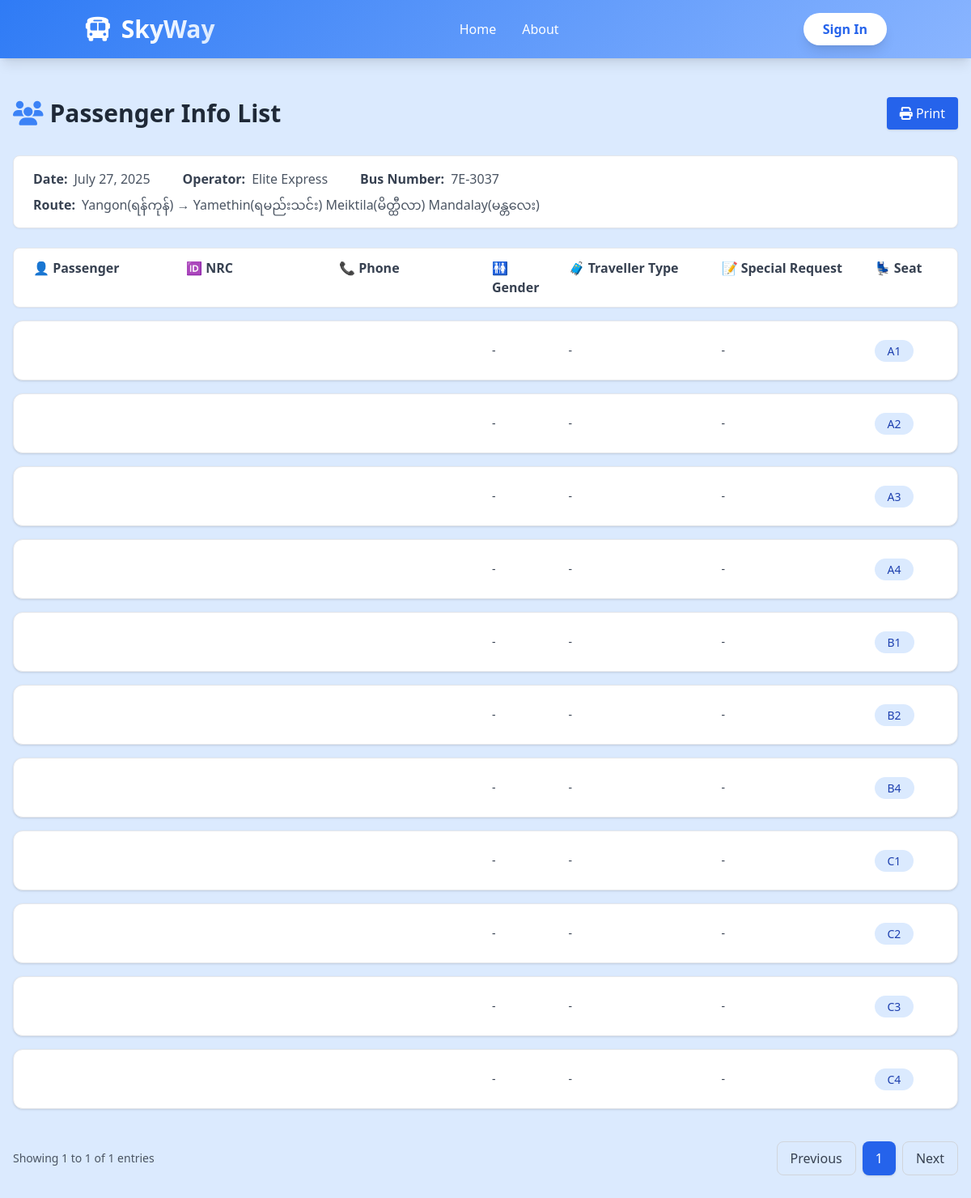
The page /passenger/137/ on the database as committed earlier.
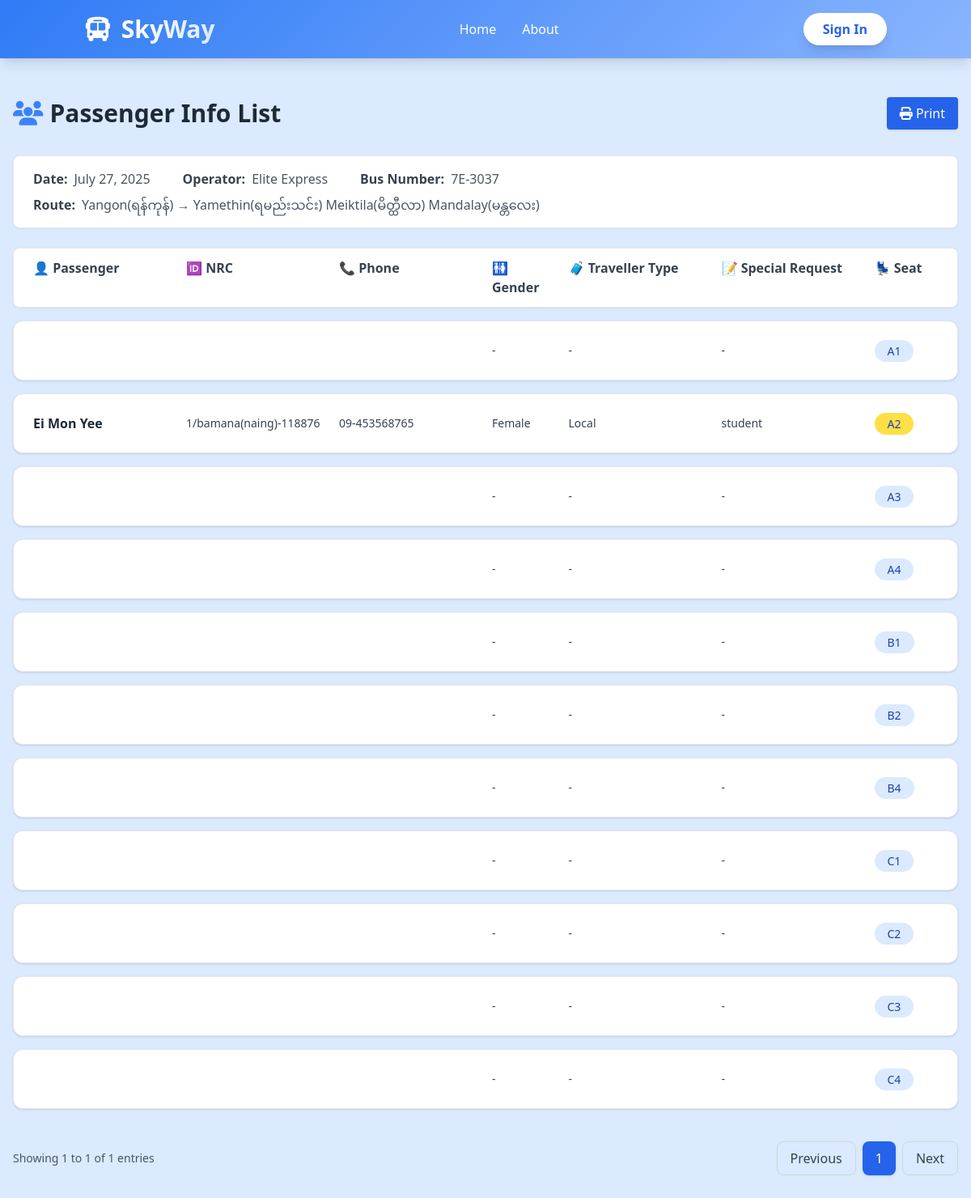
The same page on the database as committed later.
### busapp/models.py (models this page shows, shortened)
class SeatBook(models.Model):
    route = models.ForeignKey(BusRoute, on_delete=models.CASCADE,blank=True, null=True)
    bus_number = models.ForeignKey(Bus, on_delete=models.CASCADE,blank=True, null=True)
    is_available = models.BooleanField(default=True)
    seat_number = models.ForeignKey(Seat, on_delete=models.CASCADE,blank=True, null=True)
    seat_status= models.PositiveIntegerField(default=1)
    name = models.CharField(max_length=100,blank=True, null=True)
    nrc = models.CharField(max_length=50,blank=True, null=True)
    phone = models.CharField(max_length=20,blank=True, null=True)
    amount = models.IntegerField(default=0)
    booked_date = models.DateField(auto_now_add=True, blank=True, null=True)
    gender = models.CharField(max_length=10, blank=True, null=True)
    traveller_type = models.CharField(max_length=20, blank=True, null=True)
    special_request = models.TextField(blank=True, null=True)

class Seat(models.Model):
    bus = models.ForeignKey(Bus, on_delete=models.CASCADE)
    seat_number = models.CharField(max_length=5)
    is_available = models.BooleanField(default=True)
    def __str__(self):
        return f"{self.seat_number}"

### busapp/views.py (the view)
# urls.py: path('passenger/<int:pk>/', passengerinfo, name='passsengerinfo'),
def passengerinfo(request, pk):
    getroute = BusRoute.objects.get(id=int(pk))
    sbook = SeatBook.objects.filter(route=getroute)
    context = {'sbook': sbook, 'getroute': getroute}
    return render(request, 'passengerlist.html', context)

### busapp/models.py (called while the page is built)
    def __str__(self):
        return self.Bus_name

    def __str__(self):
        return self.bus_number

### templates/passengerlist.html (shortened to what the changed rows need)
<!DOCTYPE html>
<html lang="en">
<head>
  <script src="https://cdn.tailwindcss.com"></script>
  <link rel="stylesheet" href="https://cdnjs.cloudflare.com/ajax/libs/font-awesome/6.4.0/css/all.min.css" />
</head>
<body class="bg-blue-100 min-h-screen font-sans">
    <header class="gradient-bg text-white shadow-lg sticky top-0 z-50">
        <div class="container mx-auto px-4 py-4">
            <div class="flex justify-between items-center">
                <div class="flex items-center space-x-3 animate__animated animate__fadeInLeft">
                    <h1 class="text-3xl font-bold bg-clip-text text-transparent bg-gradient-to-r from-white to-blue-100">
                    </h1>
                </div>
                </div>
            </div>
    </header>
  <div class="max-w-7xl mx-auto px-4 py-12">
    <div class="flex flex-col md:flex-row justify-between items-start md:items-center mb-8 gap-4">
      <h2 class="text-3xl font-bold text-gray-800 flex items-center gap-2">
        <i class="fas fa-users text-blue-500"></i> Passenger Info List
      </h2>
    </div>
<div class="space-y-4 fade-in">
  {% for i in sbook %}
  <div class="bg-white border border-gray-200 rounded-xl p-4 md:p-6 shadow hover:shadow-md transition">
    <div class="grid grid-cols-1 md:grid-cols-12 gap-4 items-center">
      <div class="col-span-2 text-gray-800 font-semibold">{{ i.name|default_if_none:"" }}</div>
      <div class="col-span-2 text-gray-700 text-sm">{{ i.nrc|default_if_none:"" }}</div>
      <div class="col-span-2 text-gray-700 text-sm">{{ i.phone|default_if_none:"" }}</div>
      <div class="col-span-1 text-gray-700 text-sm capitalize">
        {{ i.gender|default_if_none:"-" }}
      </div>
      <div class="col-span-2 text-gray-700 text-sm capitalize">
        {{ i.traveller_type|default_if_none:"-" }}
      </div>
      <div class="col-span-2 text-gray-700 text-sm break-words">
        {{ i.special_request|default_if_none:"-" }}
      </div>
      <div class="col-span-1">
        {% if i.seat_status == 3 %}
        <span class="bg-green-300 text-blue-800 px-4 py-1 rounded-full text-sm font-medium">{{ i.seat_number }}</span>
        {% elif i.seat_status == 2 %}
        <span class="bg-yellow-300 text-blue-800 px-4 py-1 rounded-full text-sm font-medium">{{ i.seat_number }}</span>
        {% else %}
        <span class="bg-blue-100 text-blue-800 px-4 py-1 rounded-full text-sm font-medium">{{ i.seat_number }}</span>
        {% endif %}
      </div>
    </div>
  </div>
  {% endfor %}
</div>
  </div>
</body>
</html>

Rows that differ between the two databases and show on the page:
changed SeatBook: name (not shown) → "Ei Mon Yee"; nrc (not shown) → "1/bamana(naing)-118876"; phone (not shown) → "09-453568765"; gender "-" → "Female"; traveller_type "-" → "Local"; special_request "-" → "student"; seat_status 1 → 2 (drawn)
